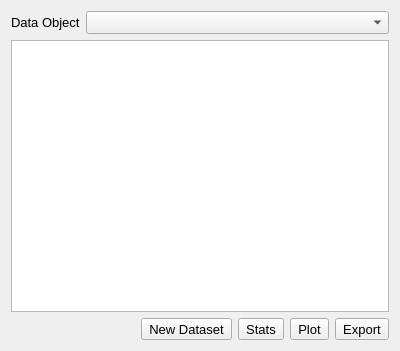
<?xml version="1.0" encoding="UTF-8"?>
<ui version="4.0">
 <class>DataViewer</class>
 <widget class="QDialog" name="DataViewer">
  <property name="geometry">
   <rect>
    <x>0</x>
    <y>0</y>
    <width>400</width>
    <height>351</height>
   </rect>
  </property>
  <property name="font">
   <font>
    <pointsize>10</pointsize>
   </font>
  </property>
  <property name="windowTitle">
   <string>Data Viewer</string>
  </property>
  <layout class="QVBoxLayout" name="verticalLayout">
   <item>
    <layout class="QFormLayout" name="formLayout">
     <item row="0" column="1">
      <widget class="QComboBox" name="comboBox"/>
     </item>
     <item row="0" column="0">
      <widget class="QLabel" name="label">
       <property name="text">
        <string>Data Object</string>
       </property>
      </widget>
     </item>
    </layout>
   </item>
   <item>
    <widget class="QTableView" name="tableView"/>
   </item>
   <item>
    <layout class="QHBoxLayout" name="horizontalLayout">
     <item>
      <spacer name="horizontalSpacer">
       <property name="orientation">
        <enum>Qt::Horizontal</enum>
       </property>
       <property name="sizeHint" stdset="0">
        <size>
         <width>40</width>
         <height>20</height>
        </size>
       </property>
      </spacer>
     </item>
     <item>
      <widget class="QToolButton" name="extractToolButton">
       <property name="text">
        <string>New Dataset</string>
       </property>
      </widget>
     </item>
     <item>
      <widget class="QToolButton" name="statsToolButton">
       <property name="text">
        <string>Stats</string>
       </property>
      </widget>
     </item>
     <item>
      <widget class="QToolButton" name="plotToolButton">
       <property name="maximumSize">
        <size>
         <width>16777215</width>
         <height>16777215</height>
        </size>
       </property>
       <property name="font">
        <font>
         <pointsize>10</pointsize>
        </font>
       </property>
       <property name="text">
        <string>Plot</string>
       </property>
      </widget>
     </item>
     <item>
      <widget class="QToolButton" name="exportToolButton">
       <property name="maximumSize">
        <size>
         <width>16777215</width>
         <height>16777215</height>
        </size>
       </property>
       <property name="font">
        <font>
         <pointsize>10</pointsize>
        </font>
       </property>
       <property name="text">
        <string>Export</string>
       </property>
      </widget>
     </item>
    </layout>
   </item>
  </layout>
 </widget>
 <resources/>
 <connections/>
</ui>
